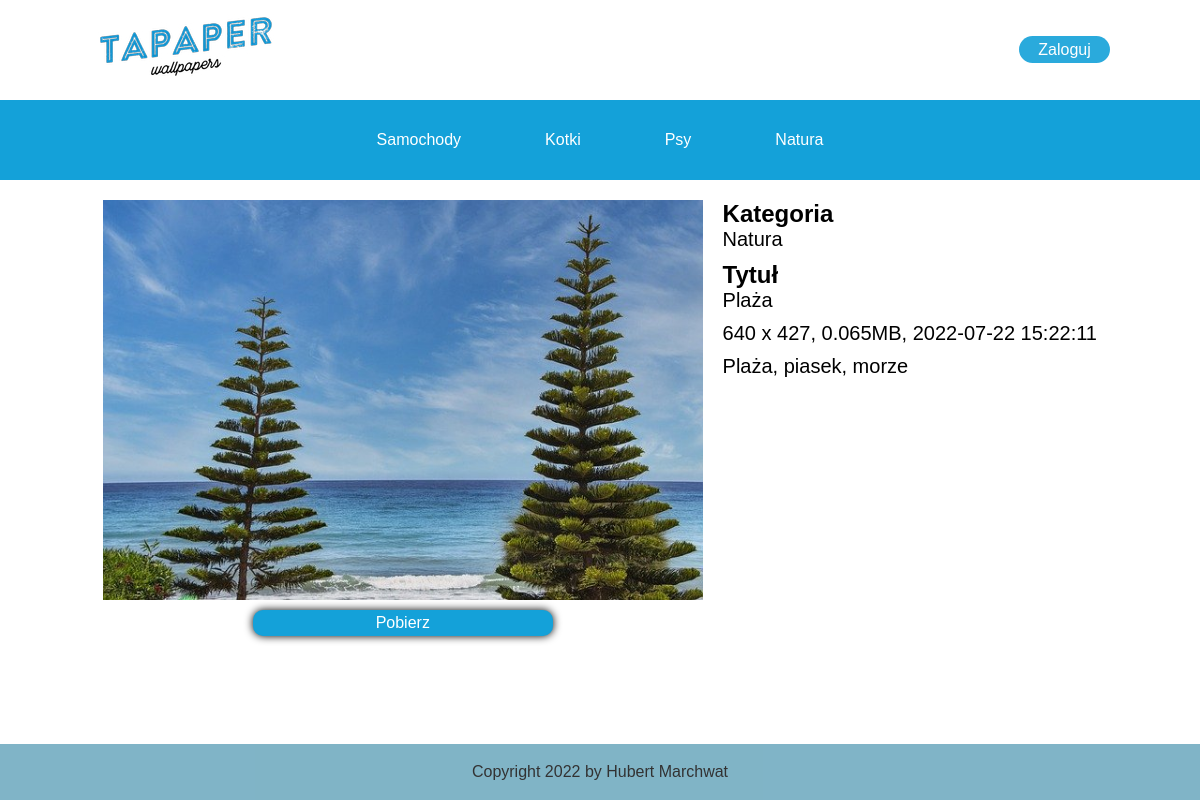
The app's page /wallpaper.php?id=7 with its own data.
### tables this page shows
CREATE TABLE `category` (
  `idcategory` int(11) NOT NULL,
  `dateadd` datetime NOT NULL DEFAULT current_timestamp(),
  `name` varchar(45) NOT NULL
);

CREATE TABLE `wallpaper` (
  `idwallpaper` int(11) NOT NULL,
  `name` varchar(45) NOT NULL,
  `description` varchar(250) NOT NULL,
  `dateadd` datetime NOT NULL DEFAULT current_timestamp(),
  `category_idcategory` int(11) NOT NULL,
  `filename` varchar(45) NOT NULL,
  `filesize` varchar(45) NOT NULL
);

### functions/dbfirst.php (called while the page is built, shortened)
<?php
function DBQuery($sql)
{
    try {
        global $conn;
        $stmt = $conn->prepare($sql);
        if($stmt){
            return $stmt;
        }else {
            echo "Błąd zapytania";
        }
    } catch (PDOException $e) {
        echo "Wystąpił błąd z pobieraniem danych:" . $e->getMessage();
    }
}
function Execute($st)
{
    try {
        $result = $st->execute();
        if ($result) {
            $data = $st->fetchAll();
        } else {
            $error = $st->errorInfo();
            echo "Błąd zapytania:" . $error[2];
        }
    } catch (PDOException $e) {
        echo "Wystąpił błąd z pobieraniem danych:" . $e->getMessage();
    }
    return $data;
}

### functions/functions.php (called while the page is built, shortened)
<?php
function getCategories()
{
    $stmt = DBQuery("Select * from category;");
    $data = Execute($stmt);
    return $data;
}
function getWallpaper($idwallpaper)
{
    $stmt = DBQuery("Select wallpaper.filename,category.name,wallpaper.name,wallpaper.dateadd,wallpaper.description from wallpaper,category where wallpaper.category_idcategory=category.idcategory AND idwallpaper=:idwallpaper;");
    $stmt->bindParam(':idwallpaper', $idwallpaper);
    $data = Execute($stmt);
    return $data;
}

### wallpaper.php (the view, shortened to what this page needs)
<?php require(__DIR__ . "/functions/dbfirst.php");
require(__DIR__ . "/functions/functions.php");
$idwallpaper = $_GET['id'];
$wallpaperdata=getWallpaper($idwallpaper); ?>
<!DOCTYPE html>
<html lang="pl">
<head>
    <link rel="stylesheet" href="css/headerfooterstyle.css" type="text/css">
    <link rel="stylesheet" href="css/wallpaperstyle.css" type="text/css">
</head>
<body>
    <?php require __DIR__ . "/layout/header.php";
    if (!isset($wallpaperdata[0][0])) {
        header("Location: /index.php");
    } else {
        $wallpaper = $wallpaperdata[0][0];
        $category = $wallpaperdata[0][1];
        $name = $wallpaperdata[0][2];
        $resx = getimagesize("images/$wallpaper")[0];
        $resy = getimagesize("images/$wallpaper")[1];
        $size = round(filesize("images/$wallpaper") / 1024 / 1024, 3) . 'MB';
        $releasedate = $wallpaperdata[0][3];
        $description = $wallpaperdata[0][4];
    }
    ?>
    <div class="wallpapercontainer">
        <div class="wallpaperbox">
            <?php echo "<img src='images/$wallpaper' alt=''>
            <a href='/images/$wallpaper' download='$wallpaper' class='wallpaperbutton'>Pobierz</a>"; ?>
        </div>
        <div class="wallpaperdescriptionbox">
            <div class="description"><b>Kategoria</b>
                <p><?php echo $category; ?></p>
            </div>
            <div class="description"><b>Tytuł</b>
                <p><?php echo $name; ?></p>
            </div>
            <div class="description">
                <p><?php echo $resx;
                    echo ' x ';
                    echo $resy; ?>, <?php echo $size; ?>, <?php echo $releasedate; ?></p>
            </div>
            <div class="description">
                <p><?php echo $description; ?></p>
            </div>
        </div>
    </div>
    <?php require __DIR__ . "/layout/footer.php"; ?>
</body>
</html>

### layout/header.php (shortened to what this page needs)
<?php
$data=getCategories();
?>
<header>
    <div class="topheader">
        <div>
            <a href="/index.php" class="headerlogo"><img src="/images/LogoSample.jpg" alt="Tapaper logo"></a>
        </div>
        <div>
        <?php
        if($_SESSION['login']=='OK'){
            echo '<a href="/supportfiles/logout.php" class="loginbutton">Wyloguj</a>';
        }else{
            echo '<a href="/Login.php" class="loginbutton">Zaloguj</a>';
        }
        ?>
        </div>
    </div>
    <div class="categoriescontainer">
        <?php
        foreach($data as $value){
            echo "<a href='/category.php?id=$value[0]' class='category'>$value[2]</a>";
        }
        ?>
    </div>
</header>

### layout/footer.php
<footer class="footer">
    <div>
        Copyright 2022 by Hubert Marchwat
    </div>
</footer>

### css/headerfooterstyle.css (style rules this page uses)
* { margin: 0; padding: 0; font-family: Arial, Helvetica, sans-serif; text-decoration: none; }
html { position: relative; min-height: 100%; width: 100%; }
body { margin: 0 0 10vmin; width: 100%; }
.topheader { display: flex; align-items: center; justify-content: space-between; width: min(100%, 85vw); min-height: 100px; height: 10vmin; margin-inline: auto; }
.headerlogo { width: 200px; height: 100px; }
.loginbutton { padding: 0.3em 1.2em; border-radius: 2em; box-sizing: border-box; color: #FFFFFF; background-color: #14A1D9; opacity: 0.9; text-align: center; transition: all 0.3s; }
.categoriescontainer { display: flex; justify-content: center; align-items: center; width: 100%; height: 10vmin; background-color: #14A1D9; overflow: auto; flex-wrap: wrap; }
.category { color: white; padding: 1em 2em; transition: 0.5s; border-radius: 15px; margin-inline: 10px; }
.footer { position: absolute; left: 0; bottom: 0; display: flex; align-items: center; justify-content: center; background-color: #61a2b9; opacity: 0.8; width: 100%; min-height: 7vmin; color: black; }

### css/wallpaperstyle.css (style rules this page uses)
.wallpapercontainer { display: flex; justify-content: center; margin:10px; }
.wallpaperbox { display:flex; flex-direction: column; align-items: center; margin: 10px; }
.wallpaperbox img { max-width: 100%; max-height: 400px; object-fit: contain; margin-bottom: 10px; }
.wallpaperdescriptionbox { display: flex; flex-direction: column; justify-content: flex-start; margin: 10px; font-size: 3vmin; }
.description { margin-bottom: 10px; }
.description p { font-size: smaller; }
.wallpaperbutton { border: none; color: white; border-radius: 10px; background-color: #14A1D9; box-shadow: black 0px 0px 8px; width: 50%; height: 26px; transition: 0.5s; cursor: pointer; display: flex; align-items: center; justify-content: center; }

### records on screen
category: name "Samochody"
category: name "Kotki"
category: name "Psy"
category: name "Natura"
wallpaper: filename (picture), category_idcategory.name "Natura", name "Plaża", filename "640", filename "427", filename "0.065MB", dateadd "2022-07-22 15:22:11", description "Plaża, piasek, morze"
